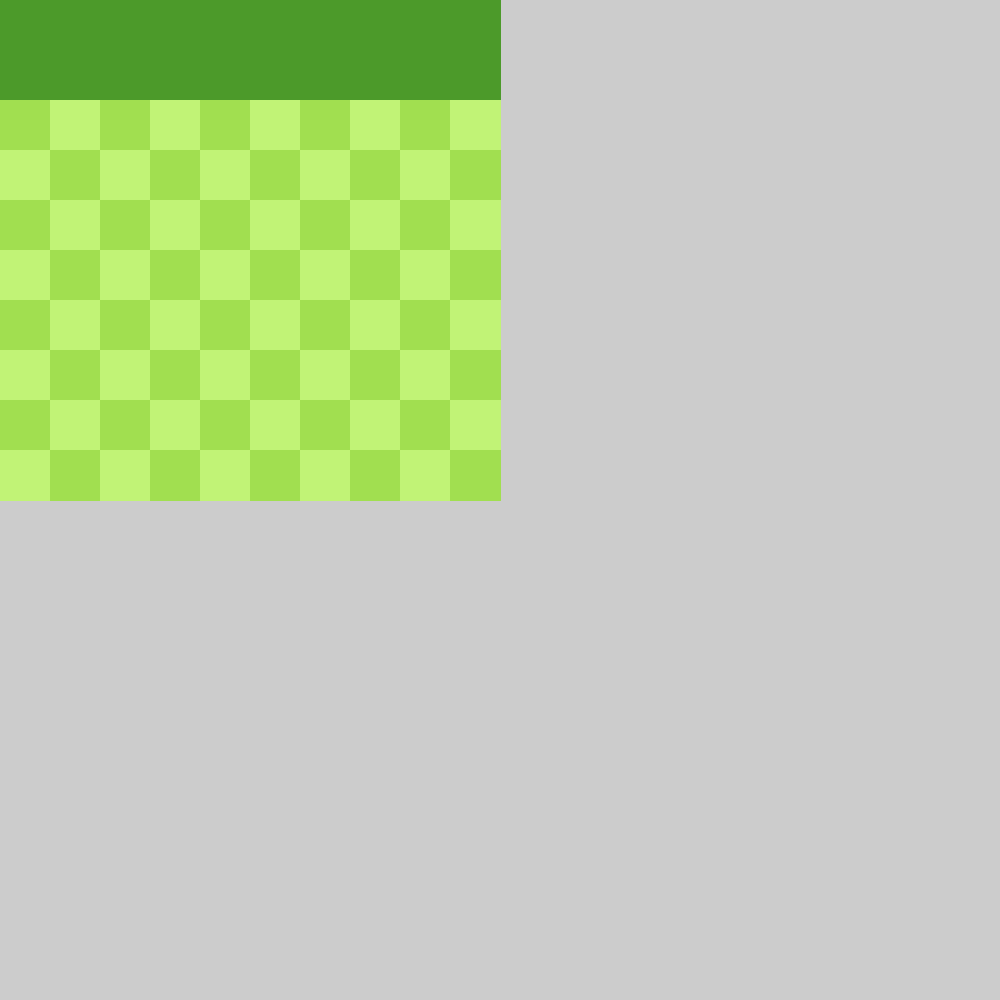
Frame 1 (no input)
Frame 60 (the mouse pressed at the canvas centre just before this capture): identical to frame 1, image omitted
Frame 120 (the mouse held since frame 60 and released just before this capture): identical to frame 1, image omitted

The Processing sketch that drew this single still picture (run headless with seeded random() and noise(); from frame 60 on, the mouse is pressed at the canvas centre):

// Processing sketch: Minesweeper
// ── Minesweeper.pde
private static final int DIFFICULTY = 1; // 1 = easy, 2 = medium
private static final int SIZE = 50;
private int numMines;
private int numFlags;
private int rows;
private int cols;
private boolean gameEnd;
private Board board;
private int[][] field;
private int[][] flagsPlaced;
private boolean reveal;
private int gameNumber = 0;
private boolean firstTurn;
private int startTime;

void setup(){ //chooses difficulty and sets mines, rows, cols
  textSize(30);
  size(1000,1000);
  gameEnd = false;
  if (DIFFICULTY == 1){
    numMines = 10;
    rows = 8;
    cols = 10;
  }
  if (DIFFICULTY == 2){
    numMines = 40;
    rows = 14;
    cols = 18;
  }
  gameNumber++;
  numFlags = numMines;
  reveal = false;
  firstTurn = true;
  flagsPlaced = new int[rows][cols];
  printGrid();
}
void draw(){
  if (firstTurn == false && gameEnd == false  && reveal == false){
    printGrid();
    printBoard();
    if (board.getSquaresRevealed() + numMines == rows*cols){
      endGame(true);
    }
  }
}

void keyPressed(){
  if (gameEnd == false && firstTurn == false){
    if (keyCode == 'R'){ //R button reveals the bomb placements on the board
     revealMines();
     reveal = true;
     textSize(25);
     text("Reveal Mines: ON",15,60);
    }
    if (keyCode == 'E'){ //E button reveals the safe squares with bombs nearby
     revealNeutral();
     reveal = true;
     textSize(25);
     text("Reveal Numbers: ON",15,90);
    }
  }
  if (gameEnd == true){
    if (keyCode == ENTER){ // Enter button restarts the game when it ends
      setup();
    }
  }
}
void keyReleased(){
  if (gameEnd == false && firstTurn == false){
    if (keyCode == 'R' || keyCode == 'E'){
      reveal = false;
      printGrid();
      printBoard();
    }
  }
}

void mousePressed(){
  int x = mouseX;
  int y = mouseY; 
  if (gameEnd == false && isValid(x,y)){
    if (mouseButton == LEFT){
      if (!firstTurn){
        if(board.getBoard()[(y-2*SIZE)/SIZE][x/SIZE].getIsHidden() && board.getBoard()[(y-2*SIZE)/SIZE][x/SIZE].getBombsNear() == 0 && !(board.getBoard()[(y-2*SIZE)/SIZE][x/SIZE].getIsMine())){
          carve(x,y); //reveals all nearby 0-bombs-near safe squares if a 0-bombs-near safesquare is clicked
        }
        else{
          dig(x,y); //reveals the safesquare with the number of bombs near
        }
      }
      else if (isValid(x,y)){ //first turn protocol to make sure that initial carve isn't a bomb
        int i = (y-2*SIZE)/SIZE;
        int j = x/SIZE;
        board = new Board(numMines, rows, cols,i,j); 
        field = board.getField();
        firstTurn = false;
        carve(x,y);
        startTime = millis()/1000;
      } 
    }
    if (mouseButton == RIGHT){
      flag(x,y); //flags the square if right click
    }
  }
}
boolean carve(int x, int y){ // when dug square has 0 bombs near 
  int i = (y-2*SIZE)/SIZE;
  int j = x/SIZE;
    if(board.getBoard()[i][j].getBombsNear() == 0 && board.getBoard()[i][j].isMine() == false){
      stroke(#DBC8AC);
      fill(#DBC8AC);
      square(j*SIZE,(i+2)*SIZE,SIZE);
      if (field[i][j] == 0){
        board.reveal(i,j);
      }
      if(i > 0 && j > 0){ //1,1
        if(board.getBoard()[i-1][j-1].getIsHidden() == true){
          if(board.getBoard()[i-1][j-1].getBombsNear() != 0){
            dig(x-SIZE,y-SIZE);
          }
        }
      }  
      if(i > 0){ //1,2
        if(board.getBoard()[i-1][j].getIsHidden() == true){
          if(board.getBoard()[i-1][j].getBombsNear() != 0){
            dig(x,y-SIZE);
          }
          else if (field[i-1][j] == 0){
            board.reveal(i-1,j);
            carve(x,y-SIZE);
          } 
        }
      }  
      if(i > 0 && j < cols-1){ //1,3
        if(board.getBoard()[i-1][j+1].getIsHidden() == true){
          if(board.getBoard()[i-1][j+1].getBombsNear() != 0){
            dig(x+SIZE,y-SIZE);
          }
        }
      }
      if(j > 0){//2,1
        if(board.getBoard()[i][j-1].getIsHidden() == true){
          if(board.getBoard()[i][j-1].getBombsNear() != 0){
            dig(x-SIZE,y);
          }
          else if (field[i][j-1] == 0){
            board.reveal(i,j-1);
            carve(x-SIZE,y);
          }
        }
      }      
      if(j < cols-1){//2,3
        if(board.getBoard()[i][j+1].getIsHidden() == true){
          if(board.getBoard()[i][j+1].getBombsNear() != 0){
            dig(x+SIZE,y);
          }
          else if (field[i][j+1] == 0){
            board.reveal(i,j+1);
            carve(x+SIZE,y);
          }
        }
      }
      if(i < rows-1 && j > 0){ //3,1
        if(board.getBoard()[i+1][j-1].getIsHidden() == true){
          if(board.getBoard()[i+1][j-1].getBombsNear() != 0){
            dig(x-SIZE,y+SIZE);
          }
        }
      }
      if(i < rows-1){ //3,2
        if(board.getBoard()[i+1][j].getIsHidden() == true){
          if(board.getBoard()[i+1][j].getBombsNear() != 0){
            dig(x,y+SIZE);
          }
          else if (field[i+1][j] == 0){
            board.reveal(i+1,j);
            carve(x,y+SIZE);
          }
        }
      }
      if(i < rows-1 && j < cols-1){ //3,3
        if(board.getBoard()[i+1][j+1].getIsHidden() == true){
          if(board.getBoard()[i+1][j+1].getBombsNear() != 0){
            dig(x+SIZE,y+SIZE);
          }
        }
      }
      return true;
    }
  return false;
  //should implement the maze spread method
}
void dig(int x, int y){ //reveals one square
  int i = (y-2*SIZE)/SIZE;
  int j = x/SIZE;
  if (isValid(x,y)){
    if (field[i][j] == 0){
      board.reveal(i,j);
      field = board.getField();
    }
    else if (field[i][j] == -1){
      endGame(false); // to be implemented
      fill(0,0,255);
      stroke(255);
      circle(j*SIZE+SIZE/2, (i+2)*SIZE+SIZE/2, SIZE/2);
    }
  }
  
}
void flag(int x, int y){ //marks one square
  int i = (y-2*SIZE)/SIZE;
  int j = x/SIZE;
  if (isValid(x,y)){
    if (flagsPlaced[i][j] == -1){
      flagsPlaced[i][j] = 0;
      numFlags++;
    }
    else if (numFlags !=0){
      flagsPlaced[(y-2*SIZE)/SIZE][x/SIZE] = -1;
      numFlags--;
    }
  }
}
boolean isValid(int x, int y){
  return !(y < 2*SIZE || y > (rows+2)*SIZE || x < 0 || x > cols*SIZE); //checks if the coordinate is within the minefield
}
void endGame(boolean isWin){
  gameEnd = true;
  printGrid();
  printBoard();
  revealMines();
  textSize(SIZE);
  if (!isWin){
    fill(255,0,0);
    text("YOU LOSE!!!", SIZE/2,SIZE);
  }
  else{
    fill(0,0,255);
    text("YOU WIN!!!", SIZE/2,SIZE);
  }
  textSize(SIZE/2);
  fill(0);
  text("press 'enter' to restart", SIZE/2,SIZE*1.75);
}
void printGrid(){
  stroke(255);
  for(int i = 0; i<SIZE*(rows+2); i+=SIZE){
    for(int o = 0; o<SIZE*cols; o+=SIZE){
      if (i == 0 || i == SIZE){
        stroke(#4C9A2A);
        fill(#4C9A2A);
      }
      else{
        if((i+o) % 100 != 0){
          stroke(#C1F376);
          fill(#C1F376);
        }
        else{
          stroke(#A1DF50);
          fill(#A1DF50);
        }
      }
      square(o,i,SIZE);
    }
  }
  stroke(0);
}
void printBoard(){
  float radius = SIZE/2.0;
  stroke(255);
  text("Game#" +gameNumber, (cols-2)*SIZE, SIZE/2);
  int currentTime = millis()/1000 - startTime;
  text("Time: " + currentTime/60 + "m" + currentTime%60 + "s", (cols-3)*SIZE, SIZE*1.5);
  for(int i = 0; i<rows; i++){
    for(int j = 0; j<cols; j++){
      if (flagsPlaced[i][j] == -1){  // places flags in track
        stroke(255,0,0);
        fill(255,0,0);
        circle(j*SIZE+radius, (i+2)*SIZE+radius, radius);
      }
      int bombsNear = field[i][j];
      if (bombsNear > 0){
        stroke(0);
        fill(#DBC8AC);
        square(j*SIZE,(i+2)*SIZE,SIZE);
        textSize(40);
        if (bombsNear == 3){
          fill(255,0,0);
        }
        else if (bombsNear == 2){
          fill(255,255,0);
        }
        else if (bombsNear == 1){
          fill(#4C9A2A);
        }
        else {
          fill(255,0,255);
        }
        text(bombsNear, j*50+15, (i+3)*50-10);
      }
      else if (bombsNear == -2){
        stroke(0);
        fill(#DBC8AC);
        square(j*SIZE,(i+2)*SIZE,SIZE);
      }
    }
  }
  textSize(25);
  float shift = 255.0/(numMines/2);
  fill(510-shift*numFlags,0+shift*numFlags,0);
  if (gameEnd == true){
    fill(#4C9A2A);
  }
  text("Remaining Flags: "+numFlags + "/" + numMines,15,30);
}

void revealMines(){
  float radius = SIZE/2.0;
  for(int i = 0; i<rows; i++){
    for(int j = 0; j<cols; j++){
      if (field[i][j] == -1){
        stroke(0);
        fill(0);
        if (gameEnd == true){
          fill(150,0,150);
        }
        circle(j*SIZE+radius, (i+2)*SIZE+radius, radius);  //Press 'R' to reveal bombs on the board
      }
    }
  }
}
void revealNeutral(){
  for(int i = 0; i<rows; i++){
    for(int j = 0; j<cols; j++){
      if(!(board.getBoard()[i][j].getIsMine())){
        if(board.getBoard()[i][j].getBombsNear() != 0){
          fill(0);
          textSize(40);
          text(board.getBoard()[i][j].getBombsNear(), j*50+15, (i+3)*50-10); //Press 'E' to reveal safe square w/ bombs nearby
        }
      }
    }
  }
}

// ── Board.pde
public class Board{
  private int[][] field;
  private Squares[][] board;
  private int mines;
  private int row;
  private int col;
  private int squaresRevealed;
  private int startX;
  private int startY;
  
  public Board(int numMines, int rows, int cols, int y, int x){
    row = rows;
    col = cols;
    mines = numMines;
    field = new int[row][col];
    board = new Squares[row][col];
    startX = x;
    startY = y;
    setBomb();
    sumSquare();
  }
  public void setBomb(){
    while(mines > 0){
      int xran = (int)(random(0,col));
      int yran = (int)(random(0,row));
      if(field[yran][xran] == 0 && isValid(xran,yran)){
        field[yran][xran] = -1;
        board[yran][xran] = new Squares(true,0);
        mines--;
      }
    }
//    print("bombs placed");
  }
  public boolean isValid(int xran, int yran){
    for (int i = -1; i<=1; i++){
      for (int j = -1; j<=1; j++){
        if (xran == startX+j && yran == startY+i){
          return false;
        }
      }
    }
    return true;
  }
  public void reveal(int row, int col){
    int bombsNear = board[row][col].getBombsNear();
    if (board[row][col].getBombsNear() == 0){
      bombsNear =  -2;
    }
    field[row][col] = bombsNear;
    board[row][col].reveal();
    squaresRevealed++;
  }
  public void sumSquare(){
    for(int i = 0; i<field.length; i++){
      for(int o = 0; o<field[0].length; o++){
        if(field[i][o] == 0){
          board[i][o] = new Squares(false,checkSquares(i, o));
        }
      }
    }
  }
  public int checkSquares(int x, int y){
    int sum = 0;
    if(x-1 > -1){
      if(y-1 > -1 && field[x-1][y-1] == -1) sum++;
      if(field[x-1][y] == -1) sum++;
      if(y+1 < field[0].length && field[x-1][y+1] == -1) sum++;
    }
    if(x+1 < field.length){
      if(y-1 > -1 && field[x+1][y-1] == -1) sum++;
      if(field[x+1][y] == -1) sum++;
      if(y+1 < field[0].length && field[x+1][y+1] == -1) sum++;
    }
    if(y+1 < field[0].length && field[x][y+1] == -1) sum++;
    if(y-1 > -1 && field[x][y-1] == -1) sum++;
    return sum;
  }
  public int minesAround(){
    return 0;
  }
  public Squares[][] getBoard(){
    return board;
  }
  public int[][] getField(){
    return field;
  }
  public int getMines(){
    return mines;
  }
  public int getSquaresRevealed(){
    return squaresRevealed;
  }
}

// ── Bomb.pde
public class Bomb{
}

// ── Safe.pde
public class Safe{
}

// ── Squares.pde
public class Squares{
  private int bombsNear;
  private boolean isHidden;
  private boolean isMine;
  
  public Squares(boolean isMine, int bombsNear){
    if (isMine == true){
      this.isMine = isMine;
    }
    else {
      this.bombsNear = bombsNear;
    }
    isHidden = true;
  }
  public void hide(){
    
  }
  public boolean isMine(){
    return isMine;
  }
  public void explode(){
    if (isMine = true && isHidden == false){
//      endGame();
    }
  }
  public void setBomb(boolean isBomb){
    if (isBomb == true)
      isMine = true;
    else  
      isMine = false;
  }
  public void reveal(){
    isHidden = false;
  }
  public boolean getIsMine(){
    return isMine;
  }
  public int getBombsNear(){
    return bombsNear;
  }
  public boolean getIsHidden(){
    return isHidden;
  }
}
